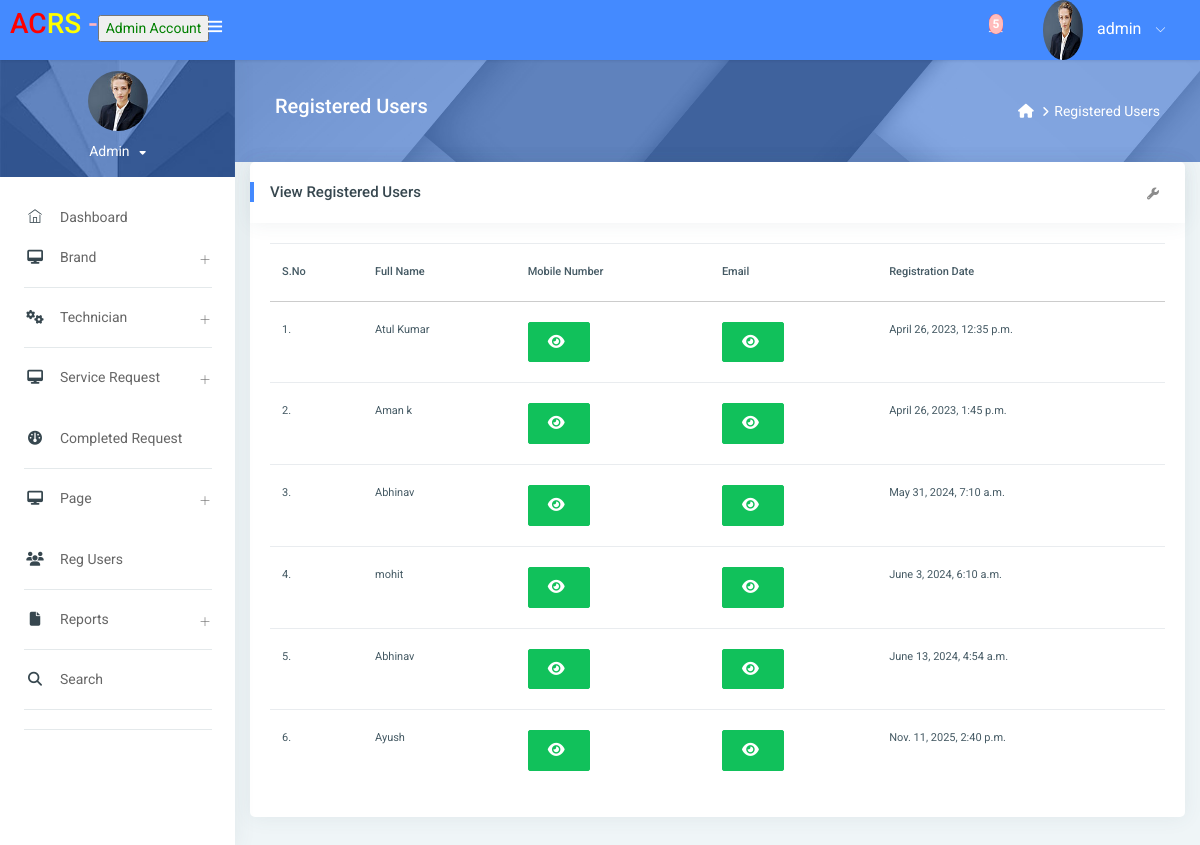
/reg_user/ (signed in), run on the app's committed database.
### myapp/models.py (models this page shows, shortened)
class Register(models.Model):
    user = models.ForeignKey(User, on_delete=models.CASCADE, null=True, blank=True)
    mobile = models.CharField(max_length=100, null=True, blank=True)
    creationdate = models.DateTimeField(auto_now_add=True)

### myapp/views.py (the view)
# urls.py: path('reg_user/', reg_user, name="reg_user"),
@login_required(login_url='/admin_login/')
def reg_user(request):
    data = Register.objects.all()
    d = {'data': data}
    return render(request, "reg_user.html", locals())

### myapp/templatetags/cutom_tags.py (called while the page is built)
@register.simple_tag
def pendingbook(data, data2):
    pending = Request.objects.filter(status='Not Updated Yet')
    return pending

### myapp/templates/reg_user.html (shortened to what this page needs)
{% extends 'admin_index.html' %}
{% block body %}
<link rel="stylesheet" href="https://cdnjs.cloudflare.com/ajax/libs/font-awesome/6.2.0/css/all.min.css" />
<div class="page-header">
    <div class="page-block">
        <div class="row align-items-center">
            <div class="col-md-8">
                <div class="page-header-title">
                    <h5 class="m-b-10">Registered Users</h5>
                </div>
            </div>
            <div class="col-md-4">
                <ul class="breadcrumb-title">
                    <li class="breadcrumb-item">
                        <a href="/reg_user/"> <i class="fa fa-home"></i> </a>
                    </li>
                    <li class="breadcrumb-item"><a href="#!">Registered Users</a>
                    </li>
                </ul>
            </div>
        </div>
    </div>
</div>
  <div class="container">
<div class="row">
    <div class="col-sm-12">
        <div class="card">
            <div class="card-header">
                        <h5>View Registered Users</h5>
                        <div class="card-header-right">
                            <ul class="list-unstyled card-option">
                                <li><i class="fa fa fa-wrench open-card-option"></i></li>
                            </ul>
                        </div>
                    </div>
                    <div class="card-block table-border-style">
                        <div class="table-responsive">
                            <table class="table">
                                <thead>
                                <tr>
                                    <th>S.No</th>
                                    <th>Full Name</th>
                                    <th>Mobile Number</th>
                                    <th>Email</th>
                                    <th>Registration Date</th>
                                </tr>
                                </thead>
                                <tbody>
                                {% for i in data %}
                                <tr>
                                    <td>{{forloop.counter}}.</td>
                                    <td>{{i.user.first_name}}</td>
                                     <td>
                                      <button type="button" class="btn btn-success" id="email-btn-{{forloop.counter}}" onclick="togglePassword('email-{{forloop.counter}}', this.id)"><i class="fa fa-eye"></i></button>
                                    </td>
                                    <td>
                                      <button type="button" class="btn btn-success" id="mobile-btn-{{forloop.counter}}" onclick="togglePassword('mobile-{{forloop.counter}}', this.id)"><i class="fa fa-eye"></i></button>
                                    </td>
                                    <td>{{i.creationdate}}</td>
                                </tr>
                                {% endfor %}
                                </tbody>
                            </table>
                        </div>
                    </div>
                </div>
            </div>
        </div>
    </div>
</div>
{% endblock %}

### myapp/templates/admin_index.html (shortened to what this page needs)
<!DOCTYPE html>
{% load static %}
{% load cutom_tags %}
<html lang="en">
<head>
    <link rel="stylesheet" href="https://cdnjs.cloudflare.com/ajax/libs/font-awesome/4.7.0/css/font-awesome.min.css">
    <link rel="stylesheet" href="{% static 'assets/pages/waves/css/waves.min.css' %}" type="text/css" media="all">
    <link rel="stylesheet" type="text/css" href="{% static 'assets/css/bootstrap/css/bootstrap.min.css' %}">
    <link rel="stylesheet" href="{% static 'assets/pages/waves/css/waves.min.css' %}" type="text/css" media="all">
    <link rel="stylesheet" type="text/css" href="{% static 'assets/icon/themify-icons/themify-icons.css' %}">
    <link rel="stylesheet" type="text/css" href="{% static 'assets/icon/font-awesome/css/font-awesome.min.css' %}">
    <link rel="stylesheet" type="text/css" href="{% static 'assets/css/jquery.mCustomScrollbar.css' %}">
    <link rel="stylesheet" href="https://www.amcharts.com/lib/3/plugins/export/export.css" type="text/css" media="all"/>
    <link rel="stylesheet" type="text/css" href="{% static 'assets/css/style.css' %}">
</head>
<body>
<div id="pcoded" class="pcoded">
    <div class="pcoded-container navbar-wrapper">
        <nav class="navbar header-navbar pcoded-header">
            <div class="navbar-wrapper">
                <div class="navbar-logo">
                    <a class="mobile-menu waves-effect waves-light" id="mobile-collapse" href="#!">
                        <i class="ti-menu"></i>
                    </a>
                    <h3><span style="color:red">AC<span style="color:yellow">RS <span style="color:Lightpink">-</span></span></span></span></h3>
                    <button><span style="color:green">Admin Account</span></button>
                </div>
                <div class="navbar-container container-fluid">
                    <ul class="nav-right">
                        {% pendingbook '' '' as pending %}
                        <ul class="nav-right">
                          <li class="header-notification">
                              <a href="#!" class="waves-effect waves-light">
                                  <span class="badge bg-c-red">{{pending.count}}</span>
                              </a>
                          </li>
                        <li class="user-profile header-notification">
                            <a href="#!" class="waves-effect waves-light">
                                <img src="{% static 'assets/images/avatar-3.jpg' %}" class="img-radius"
                                     alt="User-Profile-Image">
                                <span>{{request.user.username}}</span>
                                <i class="ti-angle-down"></i>
                            </a>
                        </li>
                    </ul>
                    </ul>
                </div>
            </div>
        </nav>
        <div class="pcoded-main-container">
            <div class="pcoded-wrapper">
                <nav class="pcoded-navbar">
                    <div class="pcoded-inner-navbar main-menu">
                        <div class="">
                            <div class="main-menu-header">
                                <img class="img- img-radius" src="{% static 'assets/images/avatar-3.jpg' %}"
                                     alt="User-Profile-Image">
                                <div class="user-details">
                                    <span id="more-details">{{request.user.username}}<i
                                            class="fa fa-caret-down"></i></span>
                                </div>
                            </div>
                        </div>
                        <br/>
                        <ul class="pcoded-item pcoded-left-item">
                            <li class="">
                                <a href="/dashboard/" class="waves-effect waves-dark">
                                    <span class="pcoded-micon"><i class="ti-home"></i><b>D</b></span>
                                    <span class="pcoded-mtext" data-i18n="nav.dash.main">Dashboard</span>
                                </a>
                            </li>
                            <ul class="pcoded-item pcoded-left-item">
                                <li class="pcoded-hasmenu">
                                    <a href="javascript:void(0)" class="waves-effect waves-dark">
                                        <span class="pcoded-micon"><i class="fa fa-desktop"></i></span>
                                        <span class="pcoded-mtext"
                                              data-i18n="nav.basic-components.main">Brand</span>
                                    </a>
                                </li>
                            </ul>
                            <li class="pcoded-hasmenu">
                                <a href="javascript:void(0)" class="waves-effect waves-dark">
                                    <span class="pcoded-micon"><i class="fa fa-cogs"></i></span>
                                    <span class="pcoded-mtext"
                                          data-i18n="nav.basic-components.main">Technician</span>
                                </a>
                            </li>
                        </ul>
                        <ul class="pcoded-item pcoded-left-item">
                            <li class="pcoded-hasmenu">
                                <a href="javascript:void(0)" class="waves-effect waves-dark">
                                    <span class="pcoded-micon"><i class="fa fa-desktop"></i></span>
                                    <span class="pcoded-mtext"
                                          data-i18n="nav.basic-components.main">Service Request</span>
                                </a>
                            </li>
                            <br>
                            <ul class="pcoded-item pcoded-left-item">
                                <li class="pcoded-hasmenu ">
                                <li class="">
                                    <a href="/requestlist/?action=Completed" class="waves-effect waves-dark">
                                        <span class="pcoded-micon"><i class="fa fa-dashboard"></i></span>
                                        <span class="pcoded-mtext"
                                              data-i18n="nav.menu-levels.menu-level-23">Completed Request</span>
                                    </a>
                                </li>
                            </ul>
                            <ul class="pcoded-item pcoded-left-item">
                                <li class="pcoded-hasmenu">
                                    <a href="javascript:void(0)" class="waves-effect waves-dark">
                                        <span class="pcoded-micon"><i class="fa fa-desktop"></i></span>
                                        <span class="pcoded-mtext"
                                              data-i18n="nav.basic-components.main">Page</span>
                                    </a>
                                </li>
                                <br>
                                <ul class="pcoded-item pcoded-left-item">
                                    <li class="pcoded-hasmenu ">
                                    <li class="">
                                        <a href="/reg_user/" class="waves-effect waves-dark">
                                            <span class="pcoded-micon"><i class="fa fa-users"></i></span>
                                            <span class="pcoded-mtext"
                                                  data-i18n="nav.menu-levels.menu-level-23">Reg Users</span>
                                        </a>
                                    </li>
                                </ul>
                                <li class="pcoded-hasmenu">
                                    <a href="javascript:void(0)" class="waves-effect waves-dark">
                                        <span class="pcoded-micon"><i class="fa fa-file"></i></span>
                                        <span class="pcoded-mtext" data-i18n="nav.basic-components.main">Reports</span>
                                    </a>
                                </li>
                            </ul>
                            <ul class="pcoded-item pcoded-left-item">
                                <li class="pcoded-hasmenu ">
                                <li class="">
                                    <a href="/admin_search_request/" class="waves-effect waves-dark">
                                        <span class="pcoded-micon"><i class="fa fa-search"></i></span>
                                        <span class="pcoded-mtext"
                                              data-i18n="nav.menu-levels.menu-level-23">Search</span>
                                    </a>
                                </li>
                            </ul>
                        </ul>
                    </div>
                </nav>
                <div class="pcoded-content">
                    {% block body %}
                    {% endblock %}
                </div>
            </div>
        </div>
    </div>
</body>
</html>

### myapp/templates/reg_user.html (style rules this page uses)
img { width: 60px; height: 60px; }
.table-responsive { font-size:11px; }
td { padding:0px; }

### data on the page
Register: user.first_name "Atul Kumar", creationdate "April 26, 2023, 12:35 p.m."
Register: user.first_name "Aman k", creationdate "April 26, 2023, 1:45 p.m."
Register: user.first_name "Abhinav", creationdate "May 31, 2024, 7:10 a.m."
Register: user.first_name "mohit", creationdate "June 3, 2024, 6:10 a.m."
Register: user.first_name "Abhinav", creationdate "June 13, 2024, 4:54 a.m."
Register: user.first_name "Ayush", creationdate "Nov. 11, 2025, 2:40 p.m."

### other printed values
{{ pending.count }} "5"
{{ request.user.username }} "admin"
{{ request.user.username }} "Admin"
